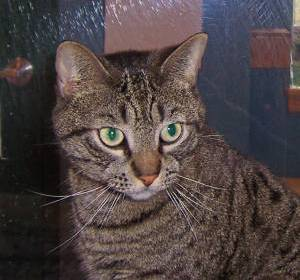
#> input picture PRODIGY_ML_03/Training _folder/cats/cat.1.jpg, 300 x 280 px; its folder holds only this picture in this run
$ python PRODIGY_ML_03.py
#> lines starting #> are read from the running program, lines starting #| are printed output that depends on the picture
import numpy as np
import os
from sklearn.svm import SVC
import cv2
from skimage import io


def preprocess_image(file_path):
#> called with file_path = 'Training _folder/cats/cat.1.jpg'
    img = io.imread(file_path, as_gray=True)
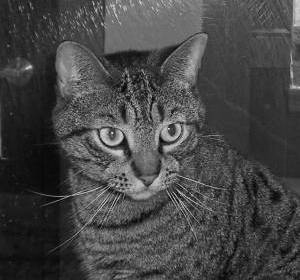
#> img: shape (280, 300) float64; min 0.000833, max 0.935, mean 0.276
    img = cv2.resize(img, (32, 32))
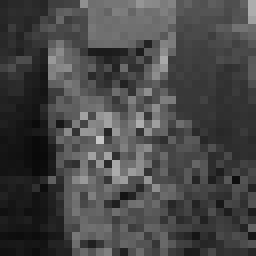
#> img: shape (32, 32) float64 (shown 8 times larger); min 0.038, max 0.779, mean 0.28
    img = img.flatten()
#> img = 1024 values, max 0.779 at index 556, min 0.038 at index 612, mean 0.28
    return img

cats_train_folder = "Training _folder/cats"
dogs_train_folder = "Training _folder/dogs"


cat_images = []
for filename in os.listdir(cats_train_folder):
    img_path = os.path.join(cats_train_folder, filename)
    img = preprocess_image(img_path)
    cat_images.append(img)

dog_images = []
for filename in os.listdir(dogs_train_folder):
    img_path = os.path.join(dogs_train_folder, filename)
    img = preprocess_image(img_path)
#> call 2 of preprocess_image, with file_path = 'Training _folder/dogs/dog.4834.jpg'
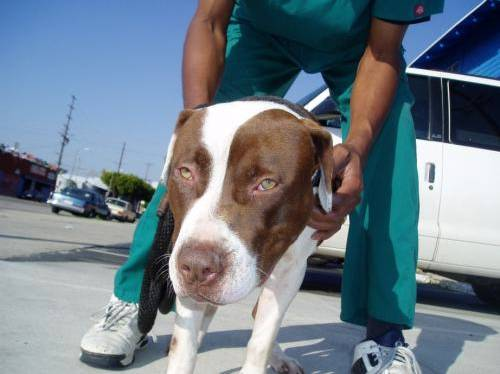
#> input picture PRODIGY_ML_03/Training _folder/dogs/dog.4834.jpg, 500 x 374 px
#> in preprocess_image (call 2), `img = io.imread(file_path, as_gray=True)`:
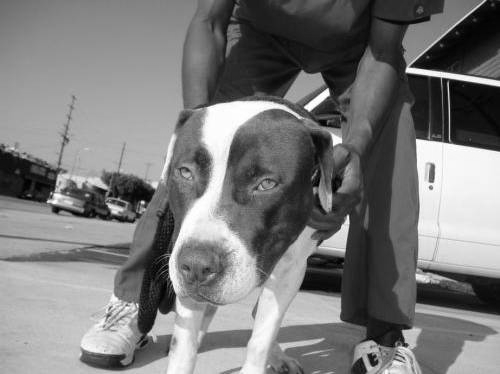
#> img: shape (374, 500) float64; min 0.000565, max 1, mean 0.479
#> in preprocess_image (call 2), `img = cv2.resize(img, (32, 32))`:
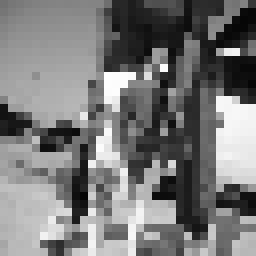
#> img: shape (32, 32) float64 (shown 8 times larger); min 0.0254, max 0.997, mean 0.475
#> in preprocess_image (call 2), `img = img.flatten()`: img = 1024 values, max 0.997 at index 301, min 0.0254 at index 94, mean 0.475
    dog_images.append(img)

X = np.array(cat_images + dog_images)
y = np.array([0] * len(cat_images) + [1] * len(dog_images))
#> y = [0, 1]


clf = SVC(kernel='linear')
clf.fit(X, y)

sample_image_path = "Training _folder/dogs/dog.4834.jpg"
sample_image = preprocess_image(sample_image_path)
#> sample_image has the same summary as img in preprocess_image
prediction = clf.predict([sample_image])
#> prediction = [1]

if prediction[0] == 1:
    print("Prediction: Dog")
else:
    print("Prediction: Cat")
